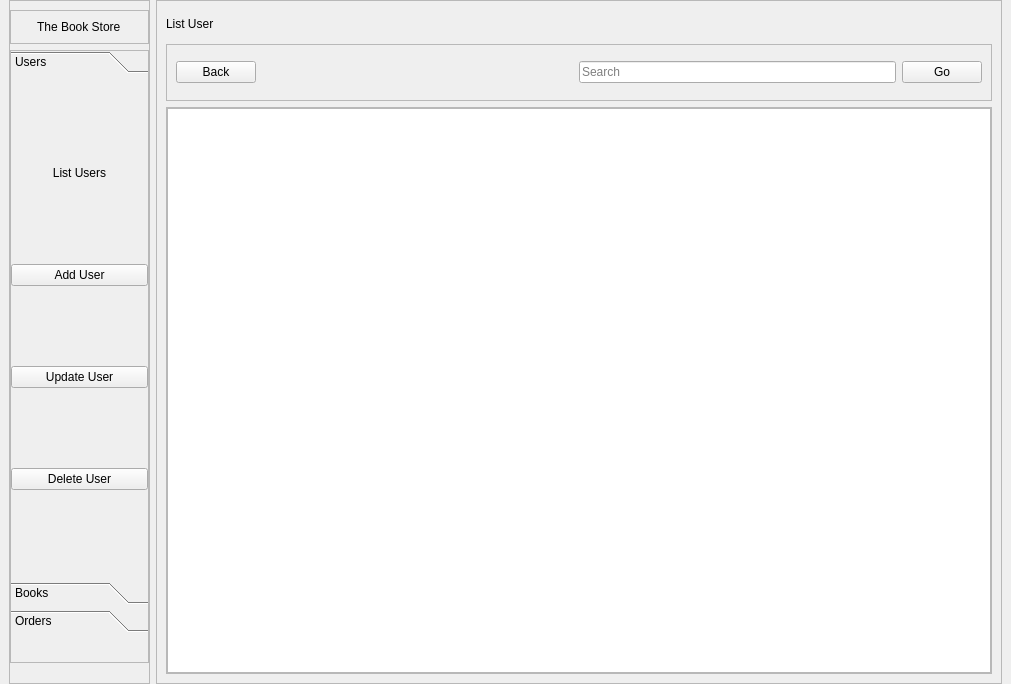
<?xml version="1.0" encoding="UTF-8"?>
<ui version="4.0">
 <class>MainWindow</class>
 <widget class="QMainWindow" name="MainWindow">
  <property name="geometry">
   <rect>
    <x>0</x>
    <y>0</y>
    <width>1011</width>
    <height>684</height>
   </rect>
  </property>
  <property name="windowTitle">
   <string>MainWindow</string>
  </property>
  <widget class="QWidget" name="centralwidget">
   <layout class="QHBoxLayout" name="horizontalLayout" stretch="1,6">
    <property name="topMargin">
     <number>0</number>
    </property>
    <property name="bottomMargin">
     <number>0</number>
    </property>
    <item>
     <widget class="QFrame" name="frame">
      <property name="frameShape">
       <enum>QFrame::StyledPanel</enum>
      </property>
      <property name="frameShadow">
       <enum>QFrame::Raised</enum>
      </property>
      <layout class="QVBoxLayout" name="verticalLayout">
       <property name="leftMargin">
        <number>0</number>
       </property>
       <property name="rightMargin">
        <number>0</number>
       </property>
       <property name="bottomMargin">
        <number>20</number>
       </property>
       <item>
        <widget class="QFrame" name="frame_3">
         <property name="frameShape">
          <enum>QFrame::StyledPanel</enum>
         </property>
         <property name="frameShadow">
          <enum>QFrame::Raised</enum>
         </property>
         <layout class="QHBoxLayout" name="horizontalLayout_2">
          <item alignment="Qt::AlignHCenter">
           <widget class="QLabel" name="l_storetitle">
            <property name="text">
             <string>The Book Store</string>
            </property>
           </widget>
          </item>
         </layout>
        </widget>
       </item>
       <item>
        <widget class="QFrame" name="frame_4">
         <property name="sizePolicy">
          <sizepolicy hsizetype="Preferred" vsizetype="Expanding">
           <horstretch>0</horstretch>
           <verstretch>0</verstretch>
          </sizepolicy>
         </property>
         <property name="frameShape">
          <enum>QFrame::StyledPanel</enum>
         </property>
         <property name="frameShadow">
          <enum>QFrame::Raised</enum>
         </property>
         <layout class="QHBoxLayout" name="horizontalLayout_3">
          <property name="leftMargin">
           <number>0</number>
          </property>
          <property name="topMargin">
           <number>0</number>
          </property>
          <property name="rightMargin">
           <number>0</number>
          </property>
          <property name="bottomMargin">
           <number>30</number>
          </property>
          <item>
           <widget class="QToolBox" name="tb_sidemenu">
            <property name="sizePolicy">
             <sizepolicy hsizetype="Preferred" vsizetype="Preferred">
              <horstretch>0</horstretch>
              <verstretch>0</verstretch>
             </sizepolicy>
            </property>
            <property name="currentIndex">
             <number>0</number>
            </property>
            <widget class="QWidget" name="p_user">
             <property name="geometry">
              <rect>
               <x>0</x>
               <y>0</y>
               <width>135</width>
               <height>458</height>
              </rect>
             </property>
             <attribute name="label">
              <string>Users</string>
             </attribute>
             <layout class="QVBoxLayout" name="verticalLayout_4">
              <property name="leftMargin">
               <number>0</number>
              </property>
              <property name="rightMargin">
               <number>0</number>
              </property>
              <item>
               <widget class="QPushButton" name="pb_listusers">
                <property name="text">
                 <string>List Users</string>
                </property>
                <property name="flat">
                 <bool>true</bool>
                </property>
               </widget>
              </item>
              <item>
               <widget class="QPushButton" name="pb_adduser">
                <property name="text">
                 <string>Add User</string>
                </property>
               </widget>
              </item>
              <item>
               <widget class="QPushButton" name="pb_updateuser">
                <property name="text">
                 <string>Update User</string>
                </property>
               </widget>
              </item>
              <item>
               <widget class="QPushButton" name="pb_deleteuser">
                <property name="text">
                 <string>Delete User</string>
                </property>
               </widget>
              </item>
             </layout>
            </widget>
            <widget class="QWidget" name="p_book">
             <property name="geometry">
              <rect>
               <x>0</x>
               <y>0</y>
               <width>135</width>
               <height>458</height>
              </rect>
             </property>
             <attribute name="label">
              <string>Books</string>
             </attribute>
             <layout class="QVBoxLayout" name="verticalLayout_5">
              <property name="leftMargin">
               <number>0</number>
              </property>
              <property name="rightMargin">
               <number>0</number>
              </property>
              <item>
               <widget class="QPushButton" name="pb_listbooks">
                <property name="text">
                 <string>List Books</string>
                </property>
               </widget>
              </item>
              <item>
               <widget class="QPushButton" name="pb_addbook">
                <property name="text">
                 <string>Add Book</string>
                </property>
               </widget>
              </item>
              <item>
               <widget class="QPushButton" name="pb_updatebook">
                <property name="text">
                 <string>Update Books</string>
                </property>
               </widget>
              </item>
              <item>
               <widget class="QPushButton" name="pb_deletebook">
                <property name="text">
                 <string>Delete Book</string>
                </property>
               </widget>
              </item>
             </layout>
            </widget>
            <widget class="QWidget" name="p_order">
             <property name="geometry">
              <rect>
               <x>0</x>
               <y>0</y>
               <width>135</width>
               <height>458</height>
              </rect>
             </property>
             <attribute name="label">
              <string>Orders</string>
             </attribute>
             <layout class="QVBoxLayout" name="verticalLayout_6">
              <property name="spacing">
               <number>-1</number>
              </property>
              <property name="leftMargin">
               <number>0</number>
              </property>
              <property name="rightMargin">
               <number>0</number>
              </property>
              <item>
               <widget class="QPushButton" name="pb_listorders">
                <property name="text">
                 <string>List Orders</string>
                </property>
               </widget>
              </item>
              <item>
               <widget class="QPushButton" name="pb_createorder">
                <property name="text">
                 <string>Create Order</string>
                </property>
               </widget>
              </item>
              <item>
               <widget class="QPushButton" name="pb_updateorders">
                <property name="text">
                 <string>Update Orders</string>
                </property>
               </widget>
              </item>
              <item>
               <widget class="QPushButton" name="pb_cancelorder">
                <property name="text">
                 <string>Cancel Order</string>
                </property>
               </widget>
              </item>
             </layout>
            </widget>
           </widget>
          </item>
         </layout>
        </widget>
       </item>
      </layout>
     </widget>
    </item>
    <item>
     <widget class="QFrame" name="frame_2">
      <property name="frameShape">
       <enum>QFrame::StyledPanel</enum>
      </property>
      <property name="frameShadow">
       <enum>QFrame::Raised</enum>
      </property>
      <layout class="QVBoxLayout" name="verticalLayout_2" stretch="1,2,20">
       <item>
        <widget class="QLabel" name="l_pagebanner">
         <property name="text">
          <string>List User</string>
         </property>
        </widget>
       </item>
       <item>
        <widget class="QFrame" name="frame_5">
         <property name="frameShape">
          <enum>QFrame::StyledPanel</enum>
         </property>
         <property name="frameShadow">
          <enum>QFrame::Raised</enum>
         </property>
         <layout class="QHBoxLayout" name="horizontalLayout_4">
          <item>
           <widget class="QPushButton" name="pb_back">
            <property name="text">
             <string>Back</string>
            </property>
           </widget>
          </item>
          <item>
           <spacer name="horizontalSpacer">
            <property name="orientation">
             <enum>Qt::Horizontal</enum>
            </property>
            <property name="sizeHint" stdset="0">
             <size>
              <width>317</width>
              <height>20</height>
             </size>
            </property>
           </spacer>
          </item>
          <item>
           <widget class="QLineEdit" name="le_search">
            <property name="placeholderText">
             <string>Search</string>
            </property>
           </widget>
          </item>
          <item>
           <widget class="QPushButton" name="pb_go">
            <property name="text">
             <string>Go</string>
            </property>
           </widget>
          </item>
         </layout>
        </widget>
       </item>
       <item>
        <widget class="QFrame" name="frame_6">
         <property name="frameShape">
          <enum>QFrame::StyledPanel</enum>
         </property>
         <property name="frameShadow">
          <enum>QFrame::Raised</enum>
         </property>
         <layout class="QVBoxLayout" name="verticalLayout_3">
          <property name="leftMargin">
           <number>0</number>
          </property>
          <property name="topMargin">
           <number>0</number>
          </property>
          <property name="rightMargin">
           <number>0</number>
          </property>
          <property name="bottomMargin">
           <number>0</number>
          </property>
          <item>
           <widget class="QTableView" name="tv_listusers">
            <property name="minimumSize">
             <size>
              <width>804</width>
              <height>542</height>
             </size>
            </property>
            <attribute name="horizontalHeaderDefaultSectionSize">
             <number>250</number>
            </attribute>
           </widget>
          </item>
         </layout>
        </widget>
       </item>
      </layout>
     </widget>
    </item>
   </layout>
  </widget>
 </widget>
 <resources/>
 <connections/>
</ui>
